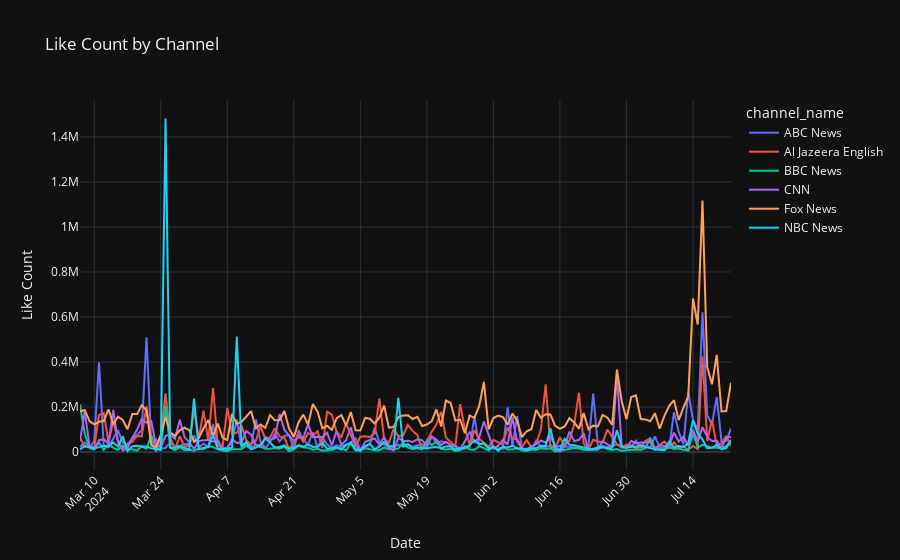

The cell this chart's notebook holds for it:
### Code cell
# Plot Like Count by Channel
fig_like = px.line(grouped_df, x='Date', y='like_count', color='channel_name', title='Like Count by Channel')
fig_like.update_layout(xaxis_title='Date', yaxis_title='Like Count', xaxis=dict(tickangle=-45))
fig_like.show()

### Figure 1 — Plotly figure (JSON) as saved in the notebook; plotly's stock layout.template omitted (floating-point values rounded to 4 significant figures; data arrays with more than 128 entries replaced by an {"elided": "..."} marker saying what was removed)
{"data": [{"hovertemplate": "channel_name=ABC News<br>Date=%{x}<br>like_count=%{y}<extra></extra>", "legendgroup": "ABC News", "line": {"color": "#636efa", "dash": "solid"}, "marker": {"symbol": "circle"}, "mode": "lines", "name": "ABC News", "orientation": "v", "showlegend": true, "x": {"elided": "138 str values"}, "xaxis": "x", "y": {"elided": "138 int values"}, "yaxis": "y", "type": "scatter"}, {"hovertemplate": "channel_name=Al Jazeera English<br>Date=%{x}<br>like_count=%{y}<extra></extra>", "legendgroup": "Al Jazeera English", "line": {"color": "#EF553B", "dash": "solid"}, "marker": {"symbol": "circle"}, "mode": "lines", "name": "Al Jazeera English", "orientation": "v", "showlegend": true, "x": {"elided": "137 str values"}, "xaxis": "x", "y": {"elided": "137 int values"}, "yaxis": "y", "type": "scatter"}, {"hovertemplate": "channel_name=BBC News<br>Date=%{x}<br>like_count=%{y}<extra></extra>", "legendgroup": "BBC News", "line": {"color": "#00cc96", "dash": "solid"}, "marker": {"symbol": "circle"}, "mode": "lines", "name": "BBC News", "orientation": "v", "showlegend": true, "x": {"elided": "137 str values"}, "xaxis": "x", "y": {"elided": "137 int values"}, "yaxis": "y", "type": "scatter"}, {"hovertemplate": "channel_name=CNN<br>Date=%{x}<br>like_count=%{y}<extra></extra>", "legendgroup": "CNN", "line": {"color": "#ab63fa", "dash": "solid"}, "marker": {"symbol": "circle"}, "mode": "lines", "name": "CNN", "orientation": "v", "showlegend": true, "x": {"elided": "138 str values"}, "xaxis": "x", "y": {"elided": "138 int values"}, "yaxis": "y", "type": "scatter"}, {"hovertemplate": "channel_name=Fox News<br>Date=%{x}<br>like_count=%{y}<extra></extra>", "legendgroup": "Fox News", "line": {"color": "#FFA15A", "dash": "solid"}, "marker": {"symbol": "circle"}, "mode": "lines", "name": "Fox News", "orientation": "v", "showlegend": true, "x": {"elided": "138 str values"}, "xaxis": "x", "y": {"elided": "138 int values"}, "yaxis": "y", "type": "scatter"}, {"hovertemplate": "channel_name=NBC News<br>Date=%{x}<br>like_count=%{y}<extra></extra>", "legendgroup": "NBC News", "line": {"color": "#19d3f3", "dash": "solid"}, "marker": {"symbol": "circle"}, "mode": "lines", "name": "NBC News", "orientation": "v", "showlegend": true, "x": {"elided": "137 str values"}, "xaxis": "x", "y": {"elided": "137 int values"}, "yaxis": "y", "type": "scatter"}], "layout": {"xaxis": {"anchor": "y", "domain": [0.0, 1.0], "title": {"text": "Date"}, "tickangle": -45}, "yaxis": {"anchor": "x", "domain": [0.0, 1.0], "title": {"text": "Like Count"}}, "legend": {"title": {"text": "channel_name"}, "tracegroupgap": 0}, "title": {"text": "Like Count by Channel"}}}
